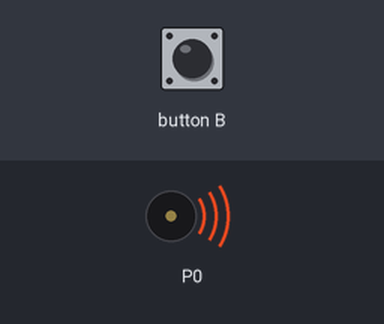
This program was run on a simulated BBC micro:bit (MakeCode). On the bench: buzzer (waves = sounding).

Above: at 0.2 s.
Timing chart, 0 to 3.0 s (numbered marks = the images above):
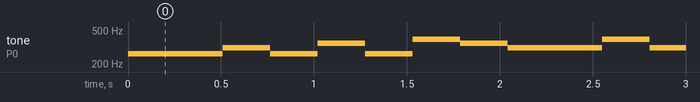

Measured:
- by itself, tone on P0: plays 262 Hz for 0.51 s, 311 Hz for 0.26 s, 262 Hz for 0.26 s, 349 Hz for 0.26 s, 262 Hz for 0.26 s, 392 Hz for 0.26 s … (445 notes in this stretch)

The program:

main.ts
```typescript
input.onButtonPressed(Button.B, function () {
    music.stopAllSounds()
})
basic.forever(function () {
    music.setVolume(255)
    music.setTempo(120)
    music.playTone(262, music.beat(BeatFraction.Half))
    music.playTone(262, music.beat(BeatFraction.Half))
    music.playTone(311, music.beat(BeatFraction.Half))
    music.playTone(262, music.beat(BeatFraction.Half))
    music.playTone(349, music.beat(BeatFraction.Half))
    music.playTone(262, music.beat(BeatFraction.Half))
    music.playTone(392, music.beat(BeatFraction.Half))
    music.playTone(349, music.beat(BeatFraction.Half))
    music.playTone(311, music.beat(BeatFraction.Half))
    music.playTone(311, music.beat(BeatFraction.Half))
    music.playTone(392, music.beat(BeatFraction.Half))
    music.playTone(311, music.beat(BeatFraction.Half))
    music.playTone(466, music.beat(BeatFraction.Half))
    music.playTone(311, music.beat(BeatFraction.Half))
    music.playTone(392, music.beat(BeatFraction.Half))
    music.playTone(311, music.beat(BeatFraction.Half))
    music.playTone(233, music.beat(BeatFraction.Half))
    music.playTone(233, music.beat(BeatFraction.Half))
    music.playTone(294, music.beat(BeatFraction.Half))
    music.playTone(233, music.beat(BeatFraction.Half))
    music.playTone(311, music.beat(BeatFraction.Half))
    music.playTone(233, music.beat(BeatFraction.Half))
    music.playTone(349, music.beat(BeatFraction.Half))
    music.playTone(294, music.beat(BeatFraction.Half))
    music.playTone(208, music.beat(BeatFraction.Half))
    music.playTone(208, music.beat(BeatFraction.Half))
    music.playTone(262, music.beat(BeatFraction.Half))
    music.playTone(208, music.beat(BeatFraction.Half))
    music.playTone(311, music.beat(BeatFraction.Half))
    music.playTone(208, music.beat(BeatFraction.Half))
    music.playTone(311, music.beat(BeatFraction.Half))
    music.playTone(294, music.beat(BeatFraction.Half))
})
```

test.ts
```typescript
// les tests vont ici ; cela ne sera pas compilé si ce paquet est utilisé en tant qu'extension.
```
